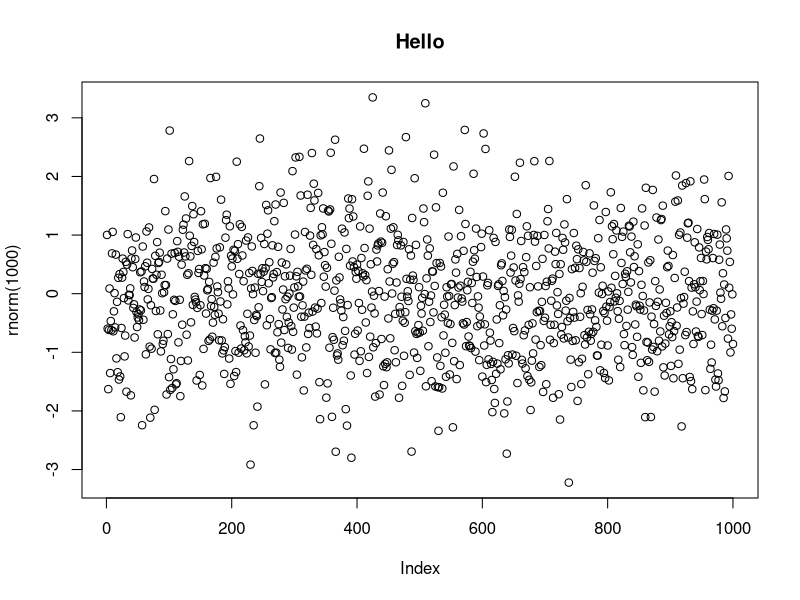
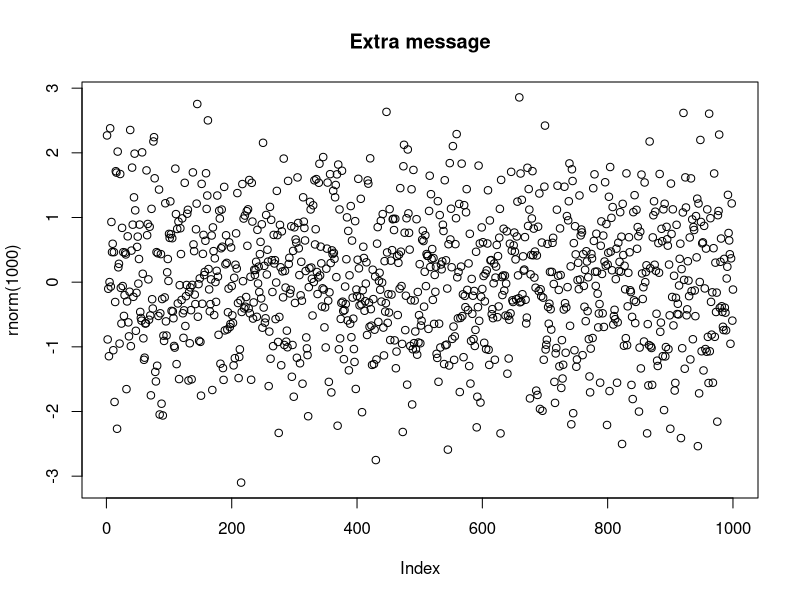

Write the R code that produced these figures, in order.
## ---- chunk 1
A <- c("a", "a", "b", "b")
B <- c(5, 10, 15, 20)
dataframe <- data.frame(A, B)
print(dataframe)
## ---- chunk 2
plot(rnorm(1000),main="Hello")
## ---- chunk 3
pb<-txtProgressBar(0,100,style=3)
for(i in 1:100){
  setTxtProgressBar(pb,i)
}
plot(rnorm(1000),main="Extra message")
